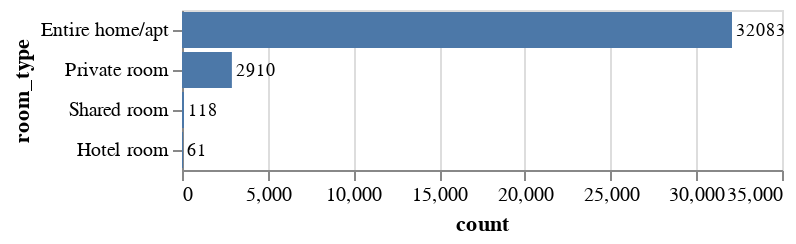

Notebook cell for this chart:
### Code cell
base = alt.Chart(source).encode(
    x='count:Q',
    # y='room_type:N',
    # y=alt.Y('room_type:N').sort('-x')
    y=alt.Y('room_type:N', sort='-x'),
    text='count:Q',
    # tooltip=['room_type', 'count']
)

base.mark_bar() + base.mark_text(align='left', dx=2, fontSize=9)

### Figure 1 — Vega-Lite specification as saved in the notebook (floating-point values rounded to 4 significant figures)
{"config": {"view": {"continuousWidth": 300, "continuousHeight": 300}}, "layer": [{"mark": {"type": "bar"}, "encoding": {"text": {"field": "count", "type": "quantitative"}, "x": {"field": "count", "type": "quantitative"}, "y": {"field": "room_type", "sort": "-x", "type": "nominal"}}}, {"mark": {"type": "text", "align": "left", "dx": 2, "fontSize": 9}, "encoding": {"text": {"field": "count", "type": "quantitative"}, "x": {"field": "count", "type": "quantitative"}, "y": {"field": "room_type", "sort": "-x", "type": "nominal"}}}], "data": {"name": "data-121d360a7c440853782228a180c34681"}, "$schema": "https://vega.github.io/schema/vega-lite/v5.20.1.json", "datasets": {"data-121d360a7c440853782228a180c34681": [{"room_type": "Entire home/apt", "count": 32083}, {"room_type": "Private room", "count": 2910}, {"room_type": "Shared room", "count": 118}, {"room_type": "Hotel room", "count": 61}]}}
